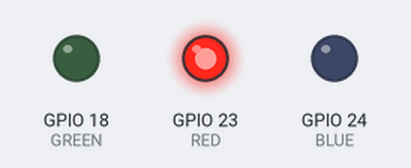
Bench run of a program on a simulated Raspberry Pi (BCM pin numbers). Shown: output pins drawn as LEDs (lit = HIGH).

Above: at 0.2 s.
At 0.7 s:
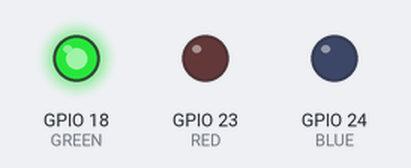
At 2.7 s:
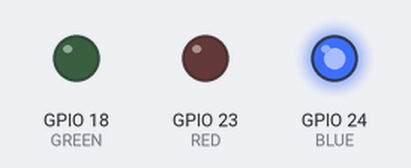
Timing chart, 0 to 3.5 s (numbered marks = the images above):
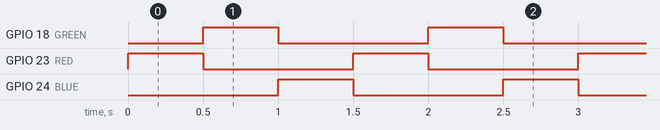

Measured:
- by itself, GPIO 18 (GREEN), GPIO 23 (RED), GPIO 24 (BLUE): alternates HIGH for 0.50 s and LOW for 1.0 s
- by itself, everything shown: repeats every 1.5 s, in 3 steps

The program:

led.py
```python
import RPi.GPIO as GPIO
import sys
import time

BLUE = 24
RED = 23
GREEN = 18

GPIO.setmode(GPIO.BCM)
GPIO.setup(RED, GPIO.OUT)
GPIO.setup(BLUE, GPIO.OUT)
GPIO.setup(GREEN, GPIO.OUT)

red_on = 1
green_on = 0
blue_on = 0

while 1:
    GPIO.output(RED, red_on)
    GPIO.output(GREEN, green_on)
    GPIO.output(BLUE, blue_on)
    if red_on:
        red_on = 0
        green_on = 1
        blue_on = 0
    elif green_on:
        blue_on = 1
        red_on = 0
        green_on = 0
    elif blue_on:
        red_on = 1
        green_on = 0
        blue_on = 0
    time.sleep(.5)
```
